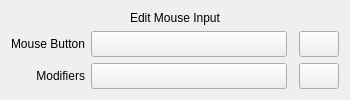
<?xml version="1.0" encoding="UTF-8"?>
<ui version="4.0">
 <class>KisMouseInputEditor</class>
 <widget class="QWidget" name="KisMouseInputEditor">
  <property name="geometry">
   <rect>
    <x>0</x>
    <y>0</y>
    <width>350</width>
    <height>100</height>
   </rect>
  </property>
  <property name="sizePolicy">
   <sizepolicy hsizetype="MinimumExpanding" vsizetype="Fixed">
    <horstretch>0</horstretch>
    <verstretch>0</verstretch>
   </sizepolicy>
  </property>
  <layout class="QGridLayout" name="gridLayout_2">
   <item row="1" column="1">
    <widget class="KisInputButton" name="mouseButton">
     <property name="sizePolicy">
      <sizepolicy hsizetype="MinimumExpanding" vsizetype="Minimum">
       <horstretch>0</horstretch>
       <verstretch>0</verstretch>
      </sizepolicy>
     </property>
    </widget>
   </item>
   <item row="2" column="1">
    <widget class="KisInputButton" name="modifiersButton">
     <property name="sizePolicy">
      <sizepolicy hsizetype="MinimumExpanding" vsizetype="Minimum">
       <horstretch>0</horstretch>
       <verstretch>0</verstretch>
      </sizepolicy>
     </property>
    </widget>
   </item>
   <item row="2" column="0">
    <widget class="QLabel" name="modifiersLabel">
     <property name="styleSheet">
      <string notr="true">background: none;</string>
     </property>
     <property name="text">
      <string>Modifiers</string>
     </property>
     <property name="alignment">
      <set>Qt::AlignRight|Qt::AlignTrailing|Qt::AlignVCenter</set>
     </property>
    </widget>
   </item>
   <item row="1" column="0">
    <widget class="QLabel" name="mouseLabel">
     <property name="styleSheet">
      <string notr="true">background: none;</string>
     </property>
     <property name="text">
      <string>Mouse Button</string>
     </property>
     <property name="alignment">
      <set>Qt::AlignRight|Qt::AlignTrailing|Qt::AlignVCenter</set>
     </property>
    </widget>
   </item>
   <item row="0" column="0" colspan="4">
    <widget class="QLabel" name="label">
     <property name="sizePolicy">
      <sizepolicy hsizetype="Minimum" vsizetype="Fixed">
       <horstretch>0</horstretch>
       <verstretch>0</verstretch>
      </sizepolicy>
     </property>
     <property name="text">
      <string>Edit Mouse Input</string>
     </property>
     <property name="alignment">
      <set>Qt::AlignCenter</set>
     </property>
    </widget>
   </item>
   <item row="1" column="3">
    <widget class="QPushButton" name="clearMouseButton">
     <property name="sizePolicy">
      <sizepolicy hsizetype="Minimum" vsizetype="Minimum">
       <horstretch>0</horstretch>
       <verstretch>0</verstretch>
      </sizepolicy>
     </property>
    </widget>
   </item>
   <item row="2" column="3">
    <widget class="QPushButton" name="clearModifiersButton">
     <property name="sizePolicy">
      <sizepolicy hsizetype="Minimum" vsizetype="Minimum">
       <horstretch>0</horstretch>
       <verstretch>0</verstretch>
      </sizepolicy>
     </property>
    </widget>
   </item>
  </layout>
 </widget>
 <customwidgets>
  <customwidget>
   <class>KisInputButton</class>
   <extends>QPushButton</extends>
   <header>input/config/kis_input_button.h</header>
  </customwidget>
 </customwidgets>
 <resources/>
 <connections/>
</ui>
